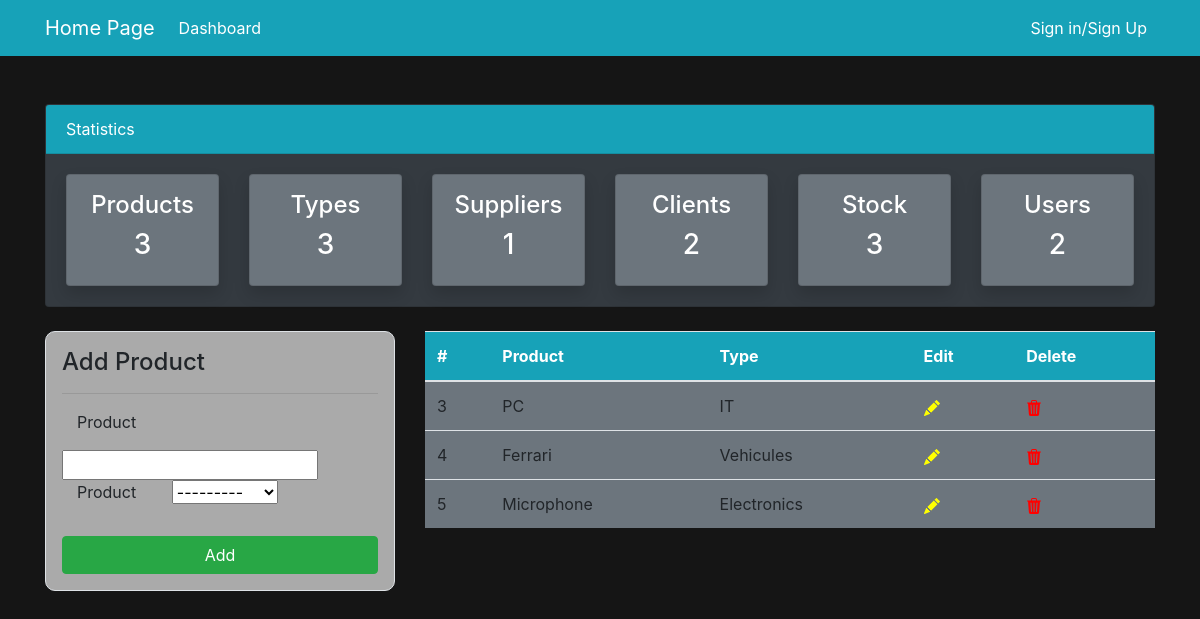
The page /list_produits/ (signed in) on the database its author committed.
### GestStockMagasin/models.py (models this page shows, shortened)
class Produit (models.Model):
    CodeP = models.AutoField(primary_key=True)
    DesignationP = models.CharField(max_length=100)
    Type = models.ForeignKey(TypeProduit, on_delete=models.CASCADE)

class TypeProduit (models.Model):
    CodeT = models.AutoField(primary_key=True)
    DesignationT = models.CharField(max_length=100)
    def __str__(self):
        return str(self.DesignationT)

### GestStockMagasin/views.py (the view)
# urls.py: path('list_produits/',views.afficher_Produits,name="dashboard-produits"),
@login_required(login_url='login/')
def afficher_Produits(request):
    Prods = Produit.objects.all()
    prod_count = Prods.count()
    fours = Fournisseur.objects.all()
    fours_count = fours.count()
    types = TypeProduit.objects.all()
    type_count = types.count()
    users = User.objects.all()
    user_count = users.count()
    stock = Stock.objects.all()
    stock_count = stock.count()
    Clients = Client.objects.all()
    client_count = Clients.count()
    if request.method == 'POST':
        form = ProduitForm(request.POST)
        if form.is_valid():
            form.save()
            return redirect("dashboard-produits")
    else:
        form = ProduitForm()
    contexte = {
        'produits' : Prods,
        'form' : form,
        'P_count':prod_count,
        'F_count':fours_count,
        'C_count':client_count,
        'U_count': user_count,
        'T_count':type_count,
        'S_count':stock_count,
    }
    return render(request,"dashboard/Produits.html",contexte)

### GestStockMagasin/forms.py
class ProduitForm(forms.ModelForm):
    class Meta:
        model = Produit
        fields = "__all__"

### GestStockMagasin/templates/dashboard/Produits.html (shortened to what this page needs)
<!DOCTYPE html>
<html lang="en">
  <head>
    <link
      rel="stylesheet"
      href="https://cdn.jsdelivr.net/npm/bootstrap@4.6.2/dist/css/bootstrap.min.css"
    />
  </head>
  <body style="background-color: #151515">
    <nav class="navbar navbar-expand-lg navbar-info bg-info">
      <div class="container">
        <a class="navbar-brand text-white" href="{% url 'main-dashboard' %}"
          >Home Page</a
        >
        <div class="collapse navbar-collapse" id="navbarSupportedContent">
          <ul class="navbar-nav mr-auto">
            <li class="nav-item active">
              <a class="nav-link text-white" href="{% url 'main-dashboard' %}"
                >Dashboard <span class="sr-only">(current)</span></a
              >
            </li>
          </ul>
          <ul class="navbar-nav ml-auto">
            <li class="nav-item active">
              <a class="nav-link text-white" href="{% url 'dash-login' %}"
                >Sign in/Sign Up<span class="sr-only">(current)</span></a
              >
            </li>
          </ul>
        </div>
      </div>
    </nav>
    <div class="container">
      <div class="row mt-5">
        <div class="col-md-12">
          <div class="card bg-dark">
            <div class="card-header text-white bg-info">Statistics</div>
            <div class="card-body">
              <div class="row">
                <div class="col-md-2">
                  <a
                    class="text-decoration-none text-white"
                    href="{% url 'dashboard-produits' %}"
                  >
                    <div
                      class="card my-card shadow text-center p-3 bg-secondary"
                    >
                      <h4>Products </h4>
                      <h3>{{ P_count }}</h3>
                    </div>
                  </a>
                </div>
                <div class="col-md-2">
                  <a
                    class="text-decoration-none text-white"
                    href="{% url 'dashboard-types' %}"
                  >
                    <div
                      class="card my-card shadow text-center p-3 bg-secondary"
                    >
                      <h4>Types </h4>
                      <h3>{{ T_count }}</h3>
                    </div>
                  </a>
                </div>
                <div class="col-md-2">
                  <a
                    class="text-decoration-none text-white"
                    href="{% url 'dashboard-Fournisseur' %}"
                  >
                    <div
                      class="card my-card shadow text-center p-3 bg-secondary"
                    >
                      <h4>Suppliers </h4>
                      <h3>{{ F_count }}</h3>
                    </div>
                  </a>
                </div>
                <div class="col-md-2">
                  <a
                    class="text-decoration-none text-white"
                    href="{% url 'dashboard-client' %}"
                  >
                    <div
                      class="card my-card shadow text-center p-3 bg-secondary"
                    >
                      <h4>Clients </h4>
                      <h3>{{ C_count }}</h3>
                    </div>
                  </a>
                </div>
                <div class="col-md-2">
                  <a
                    class="text-decoration-none text-white"
                    href="{% url 'dashboard-stock' %}"
                  >
                    <div
                      class="card my-card shadow text-center p-3 bg-secondary"
                    >
                      <h4>Stock </h4>
                      <h3>{{ S_count }}</h3>
                    </div>
                  </a>
                </div>
                <div class="col-md-2">
                  <a
                    class="text-decoration-none text-white"
                    href="{% url 'main-dashboard' %}"
                  >
                    <div
                      class="card my-card shadow text-center p-3 bg-secondary"
                    >
                      <h4>Users </h4>
                      <h3>{{ U_count }}</h3>
                    </div>
                  </a>
                </div>
              </div>
            </div>
          </div>
        </div>
      </div>
    </div>
    <div class="container">
      <div class="row my-4">
        <div class="col-md-4">
          <div
            class="border p-3"
            style="border-radius: 10px; background-color: #aaaaaa"
          >
            <h4>Add Product</h4>
            <hr />
            <form action="" method="POST">
              <div class="form-group">
                <div>
                  <label class="col-md-4 form-group" for="inputAddress"
                    >Product</label
                  >
                  {{ form.DesignationP }}
                </div>
                <div>
                  <label class="col-md-4 form-group" for="inputAddress"
                    >Product</label
                  >
                  {{ form.Type }}
                </div>
              </div>
              <input
                type="submit"
                value="Add"
                class="btn btn-success btn-block"
              />
            </form>
          </div>
        </div>
        <div class="col-md-8">
          <table class="table bg-secondary">
            <thead class="bg-info">
              <tr class="text-white">
                <th scope="col">#</th>
                <th scope="col">Product</th>
                <th scope="col">Type</th>
                <th scope="col">Edit</th>
                <th scope="col">Delete</th>
              </tr>
            </thead>
            <tbody>
              {% for p in produits %}
              <tr>
                <td class="text-black">{{ p.CodeP }}</td>
                <td class="text-black">{{ p.DesignationP }}</td>
                <td class="text-black">{{ p.Type }}</td>
                <td class="text-black">
                  <a href="{% url 'edit-product' p.CodeP %}">
                  </a>
                </td>
                <td class="text-black">
                  <a href="{% url 'delete-product' p.CodeP %}">
                  </a>
                </td>
              </tr>
              {% endfor %}
            </tbody>
          </table>
        </div>
      </div>
    </div>
  </body>
</html>

### rows shown on the page
Produit: CodeP "3", DesignationP "PC", Type "IT"
Produit: CodeP "4", DesignationP "Ferrari", Type "Vehicules"
Produit: CodeP "5", DesignationP "Microphone", Type "Electronics"

### other values the page prints
{{ P_count }} "3"
{{ T_count }} "3"
{{ F_count }} "1"
{{ C_count }} "2"
{{ S_count }} "3"
{{ U_count }} "2"
